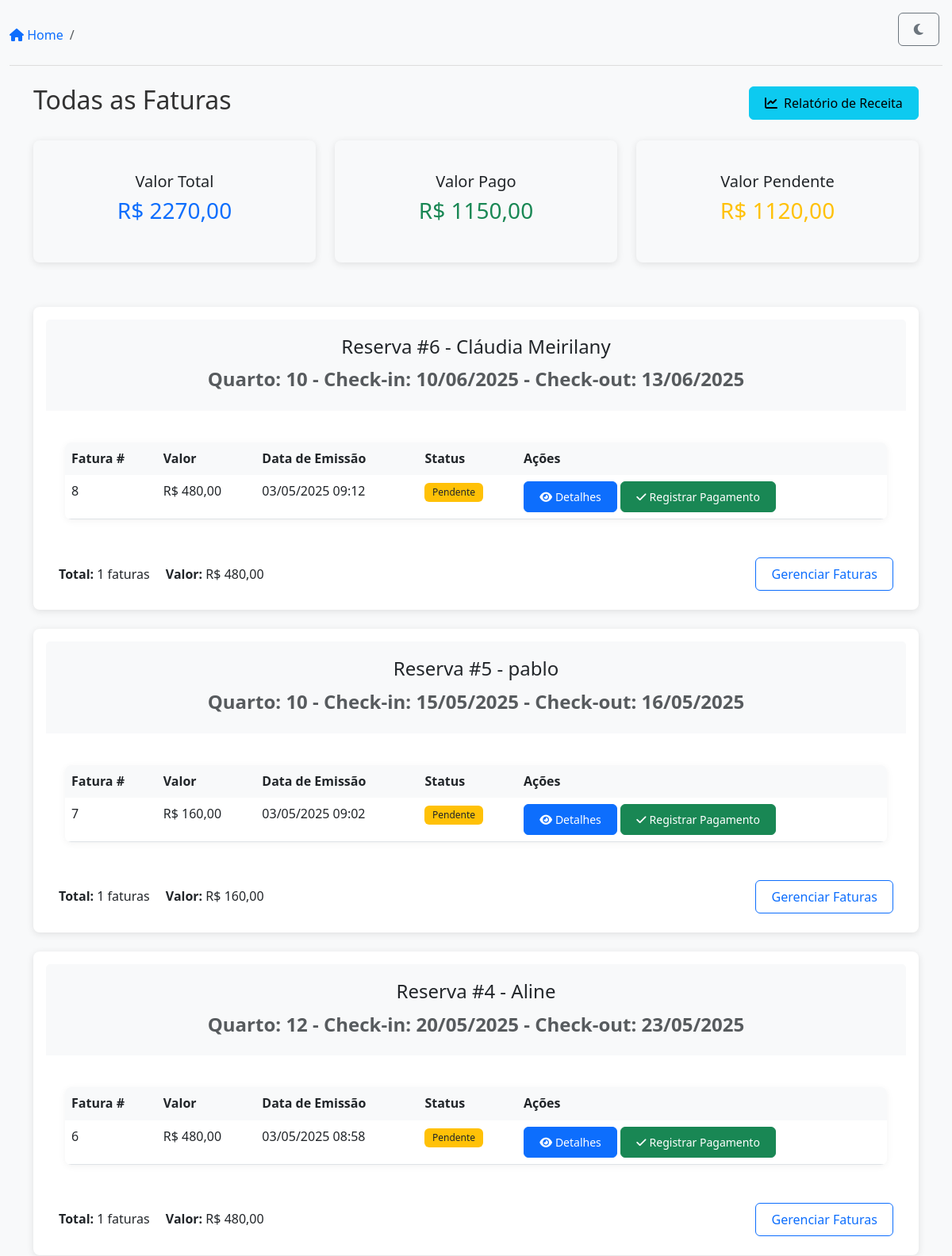
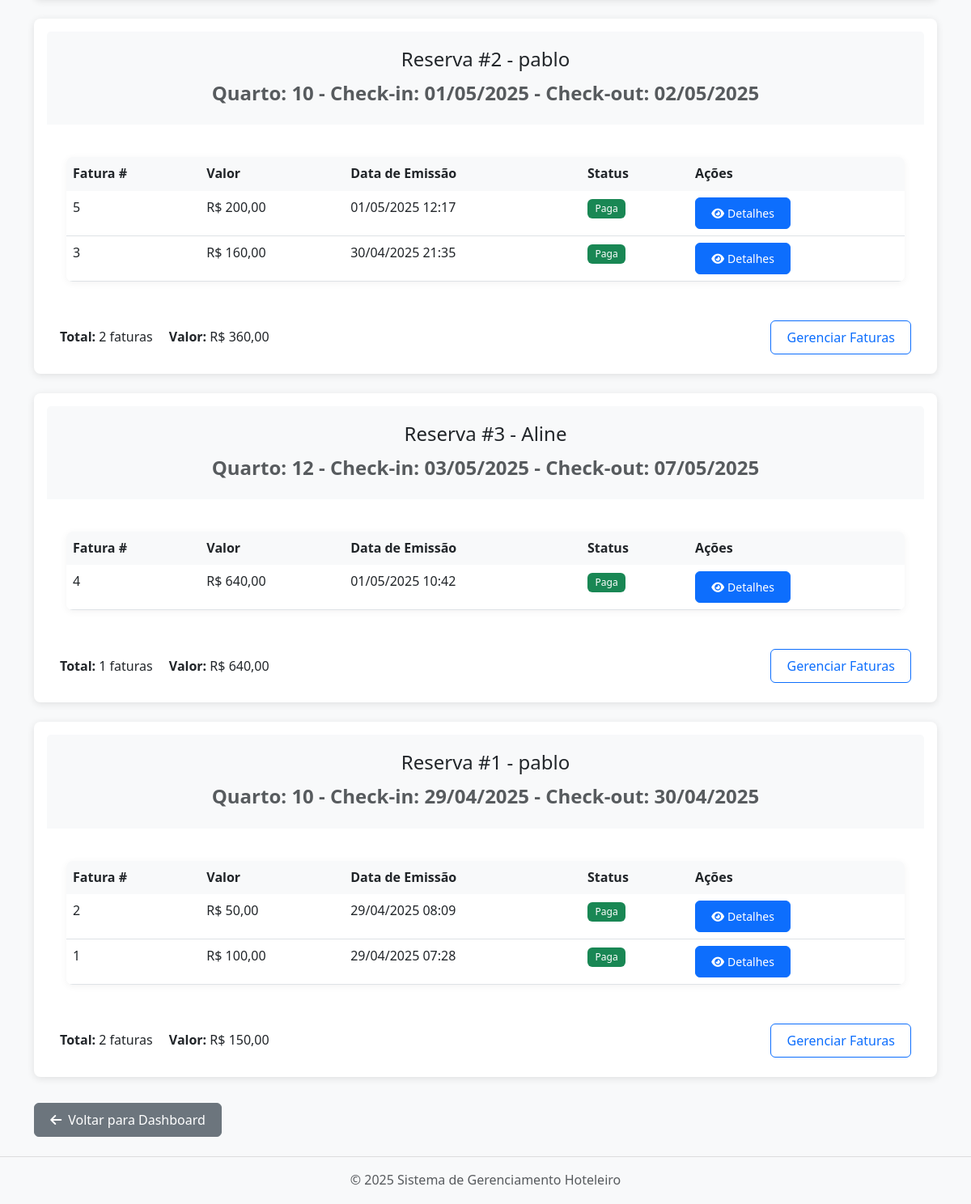
The app's page /finance/all-invoices/ (signed in) with its own data (2 pictures, top to bottom).
### apps/reservations/models.py (models this page shows, shortened)
class Reservation(models.Model):
    STATUS_CHOICES = [
        ('pending', 'Pending'),
        ('confirmed', 'Confirmed'),
        ('cancelled', 'Cancelled'),
        ('checked_in', 'Checked In'),   # Status adicionado
        ('checked_out', 'Checked Out'), # Status adicionado
    ]
    guest_name = models.CharField(max_length=255)
    guest_email = models.EmailField(blank=True, null=True)
    room = models.ForeignKey('rooms.Room', on_delete=models.CASCADE)
    check_in_date = models.DateField()
    check_out_date = models.DateField()
    status = models.CharField(max_length=12, choices=STATUS_CHOICES, default='pending')  # Aumentei max_length para acomodar 'checked_out'
    notes = models.TextField(blank=True, null=True)
    checked_in = models.BooleanField(default=False)
    checked_out = models.BooleanField(default=False)
    check_in_time = models.DateTimeField(null=True, blank=True)
    check_out_time = models.DateTimeField(null=True, blank=True)
    created_at = models.DateTimeField(auto_now_add=True)
    updated_at = models.DateTimeField(auto_now=True)

### apps/rooms/models.py (models this page shows, shortened)
class Room(models.Model):
    ROOM_TYPES = [
        ('single', 'Single'),
        ('double', 'Double'),
        ('suite', 'Suite'),
    ]
    number = models.CharField(max_length=10, unique=True)
    room_type = models.CharField(max_length=10, choices=ROOM_TYPES)
    status = models.CharField(max_length=20, default='clean')
    description = models.TextField(blank=True, null=True)
    created_at = models.DateTimeField(auto_now_add=True)
    updated_at = models.DateTimeField(auto_now=True)

### apps/finance/models.py (models this page shows, shortened)
class Invoice(models.Model):
    reservation = models.ForeignKey('reservations.Reservation', on_delete=models.CASCADE, related_name='invoices')
    amount = models.DecimalField(max_digits=10, decimal_places=2)
    issued_at = models.DateTimeField(auto_now_add=True)
    paid = models.BooleanField(default=False)
    discount = models.DecimalField(max_digits=10, decimal_places=2, default=0, verbose_name="Desconto")

### apps/finance/views.py (the view)
# urls.py: path('all-invoices/', views.list_all_invoices_view, name='all_invoices'),
@login_required
def list_all_invoices_view(request):
    invoices = Invoice.objects.all().order_by('-issued_at')
    reservations = {}
    for invoice in invoices:
        if invoice.reservation_id not in reservations:
            reservations[invoice.reservation_id] = {
                'reservation': invoice.reservation,
                'invoices': [],
                'total_amount': 0  # Inicializa o total
            }
        reservations[invoice.reservation_id]['invoices'].append(invoice)
        reservations[invoice.reservation_id]['total_amount'] += float(invoice.amount)
    context = {
        'reservations': reservations.values(),
        'total_value': sum(float(invoice.amount) for invoice in invoices),
        'total_paid': sum(float(invoice.amount) for invoice in invoices if invoice.paid),
        'total_pending': sum(float(invoice.amount) for invoice in invoices if not invoice.paid),
    }
    return render(request, 'finance/all_invoices.html', context)

### templates/finance/all_invoices.html (shortened to what this page needs)
{% extends 'base.html' %}
{% block content %}
<div class="container mt-4">
    <div class="d-flex justify-content-between align-items-center mb-4">
        <h2>Todas as Faturas</h2>
        <a href="/reports/revenue" class="btn btn-info">
            <i class="fas fa-chart-line me-2"></i>Relatório de Receita
        </a>
    </div>
    <div class="row mb-4">
        <div class="col-md-4">
            <div class="card bg-light">
                <div class="card-body text-center">
                    <h5 class="card-title">Valor Total</h5>
                    <h3 class="text-primary">R$ {{ total_value|floatformat:2 }}</h3>
                </div>
            </div>
        </div>
        <div class="col-md-4">
            <div class="card bg-light">
                <div class="card-body text-center">
                    <h5 class="card-title">Valor Pago</h5>
                    <h3 class="text-success">R$ {{ total_paid|floatformat:2 }}</h3>
                </div>
            </div>
        </div>
        <div class="col-md-4">
            <div class="card bg-light">
                <div class="card-body text-center">
                    <h5 class="card-title">Valor Pendente</h5>
                    <h3 class="text-warning">R$ {{ total_pending|floatformat:2 }}</h3>
                </div>
            </div>
        </div>
    </div>
    {% for reservation_data in reservations %}
        <div class="card mb-4">
            <div class="card-header bg-light">
                <h4>Reserva #{{ reservation_data.reservation.id }} - {{ reservation_data.reservation.guest_name }}</h4>
                <p class="text-muted mb-0">
                    Quarto: {{ reservation_data.reservation.room.number }} -
                    Check-in: {{ reservation_data.reservation.check_in_date|date:"d/m/Y" }} -
                    Check-out: {{ reservation_data.reservation.check_out_date|date:"d/m/Y" }}
                </p>
            </div>
            <div class="card-body">
                <table class="table">
                    <thead>
                        <tr>
                            <th>Fatura #</th>
                            <th>Valor</th>
                            <th>Data de Emissão</th>
                            <th>Status</th>
                            <th>Ações</th>
                        </tr>
                    </thead>
                    <tbody>
                        {% for invoice in reservation_data.invoices %}
                        <tr>
                            <td>{{ invoice.id }}</td>
                            <td>R$ {{ invoice.amount|floatformat:2 }}</td>
                            <td>{{ invoice.issued_at|date:"d/m/Y H:i" }}</td>
                            <td>
                                {% if invoice.paid %}
                                    <span class="badge bg-success">Paga</span>
                                {% else %}
                                    <span class="badge bg-warning text-dark">Pendente</span>
                                {% endif %}
                            </td>
                            <td>
                                <a href="{% url 'finance:reservation_invoices' reservation_data.reservation.id %}" class="btn btn-sm btn-primary">
                                    <i class="fas fa-eye me-1"></i>Detalhes
                                </a>
                                {% if not invoice.paid %}
                                <form method="post" action="{% url 'finance:mark_invoice_paid' invoice.id %}" class="d-inline">
                                    <button type="submit" class="btn btn-sm btn-success">
                                        <i class="fas fa-check me-1"></i>Registrar Pagamento
                                    </button>
                                </form>
                                {% endif %}
                            </td>
                        </tr>
                        {% endfor %}
                    </tbody>
                </table>
            </div>
            <div class="card-footer">
                <div class="d-flex justify-content-between align-items-center">
                    <div>
                        <span class="me-3">
                            <strong>Total:</strong> {{ reservation_data.invoices|length }} faturas
                        </span>
                        <span class="me-3">
                            <strong>Valor:</strong> R$ {{ reservation_data.total_amount|floatformat:2 }}
                        </span>
                    </div>
                    <a href="{% url 'finance:reservation_invoices' reservation_data.reservation.id %}" class="btn btn-outline-primary">
                        Gerenciar Faturas
                    </a>
                </div>
            </div>
        </div>
    {% empty %}
        <div class="alert alert-info">
            <i class="fas fa-info-circle me-2"></i> Nenhuma fatura encontrada no sistema.
        </div>
    {% endfor %}
    <a href="/" class="btn btn-secondary mt-2">
        <i class="fas fa-arrow-left me-2"></i>Voltar para Dashboard
    </a>
</div>
{% endblock %}

### static/css/styles.css (style rules this page uses)
:root { --primary-color: #0d6efd; --secondary-color: #f8f9fa; --text-color: #333; --border-color: #ddd; --success-color: #198754; --danger-color: #dc3545; --warning-color: #ffc107; --info-color: #0dcaf0; }
body { font-family: 'Segoe UI', Tahoma, Geneva, Verdana, sans-serif; line-height: 1.6; margin: 0; padding: 0; color: var(--text-color); min-height: 100vh; display: flex; flex-direction: column; background: #f8f9fa; transition: background 0.2s, color 0.2s; }
.card { border: none; border-radius: 10px; box-shadow: 0 2px 10px rgba(0, 0, 0, 0.08); transition: transform 0.2s, box-shadow 0.2s; }
.card-header { border-bottom: none; background-color: transparent; font-weight: 600; padding: 1.25rem 1.5rem; }
.card-body { padding: 1.5rem; }
.card-footer { border-top: none; background-color: transparent; }
.btn { border-radius: 6px; font-weight: 500; padding: 0.5rem 1.2rem; transition: all 0.2s; }
.btn-primary { background-color: var(--primary-color); }
.btn-outline-primary { border-color: var(--primary-color); color: var(--primary-color); }
.table { border-radius: 8px; overflow: hidden; box-shadow: 0 2px 10px rgba(0, 0, 0, 0.05); }
.table thead th { background-color: var(--secondary-color); border-bottom: none; font-weight: 600; }
.badge { font-weight: 500; padding: 0.5em 0.8em; border-radius: 6px; }
.card { margin-bottom: 2rem; padding: 1rem; border-radius: 8px; box-shadow: 0 2px 10px rgba(0, 0, 0, 0.1); }
.card-header { text-align: center; font-weight: bold; font-size: 1.5rem; margin-bottom: 1rem; }

### records on screen
Reservation: reservation.id "6", reservation.guest_name "Cláudia Meirilany", reservation.room.number "10", reservation.check_in_date "10/06/2025", reservation.check_out_date "13/06/2025", invoices|length "1", total_amount "480,00"
Invoice: id "8", amount "480,00", issued_at "03/05/2025 09:12", paid "Pendente"
Reservation: reservation.id "5", reservation.guest_name "pablo", reservation.room.number "10", reservation.check_in_date "15/05/2025", reservation.check_out_date "16/05/2025", invoices|length "1", total_amount "160,00"
Invoice: id "7", amount "160,00", issued_at "03/05/2025 09:02", paid "Pendente"
Reservation: reservation.id "4", reservation.guest_name "Aline", reservation.room.number "12", reservation.check_in_date "20/05/2025", reservation.check_out_date "23/05/2025", invoices|length "1", total_amount "480,00"
Invoice: id "6", amount "480,00", issued_at "03/05/2025 08:58", paid "Pendente"
Reservation: reservation.id "2", reservation.guest_name "pablo", reservation.room.number "10", reservation.check_in_date "01/05/2025", reservation.check_out_date "02/05/2025", invoices|length "2", total_amount "360,00"
Invoice: id "5", amount "200,00", issued_at "01/05/2025 12:17", paid "Paga"
Invoice: id "3", amount "160,00", issued_at "30/04/2025 21:35", paid "Paga"
Reservation: reservation.id "3", reservation.guest_name "Aline", reservation.room.number "12", reservation.check_in_date "03/05/2025", reservation.check_out_date "07/05/2025", invoices|length "1", total_amount "640,00"
Invoice: id "4", amount "640,00", issued_at "01/05/2025 10:42", paid "Paga"
Reservation: reservation.id "1", reservation.guest_name "pablo", reservation.room.number "10", reservation.check_in_date "29/04/2025", reservation.check_out_date "30/04/2025", invoices|length "2", total_amount "150,00"
Invoice: id "2", amount "50,00", issued_at "29/04/2025 08:09", paid "Paga"
Invoice: id "1", amount "100,00", issued_at "29/04/2025 07:28", paid "Paga"

### other values on screen
{{ total_value|floatformat:2 }} "2270,00"
{{ total_paid|floatformat:2 }} "1150,00"
{{ total_pending|floatformat:2 }} "1120,00"
